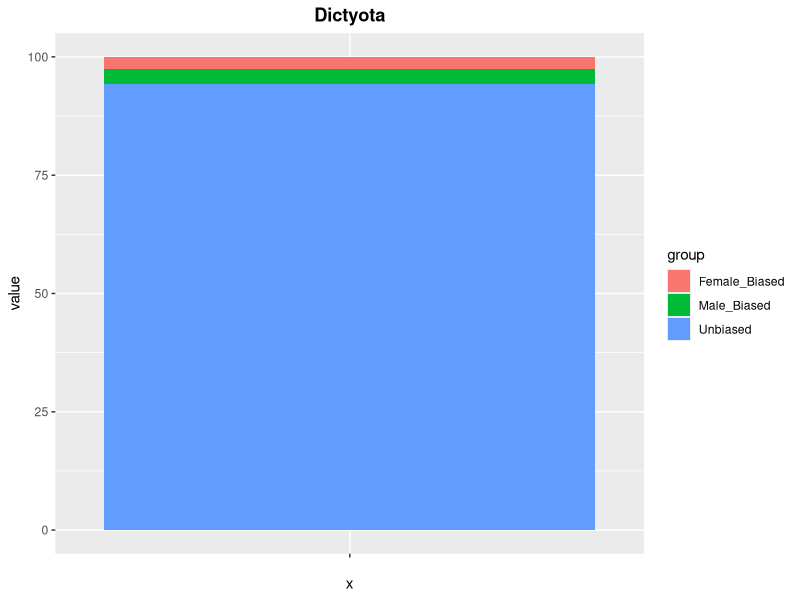
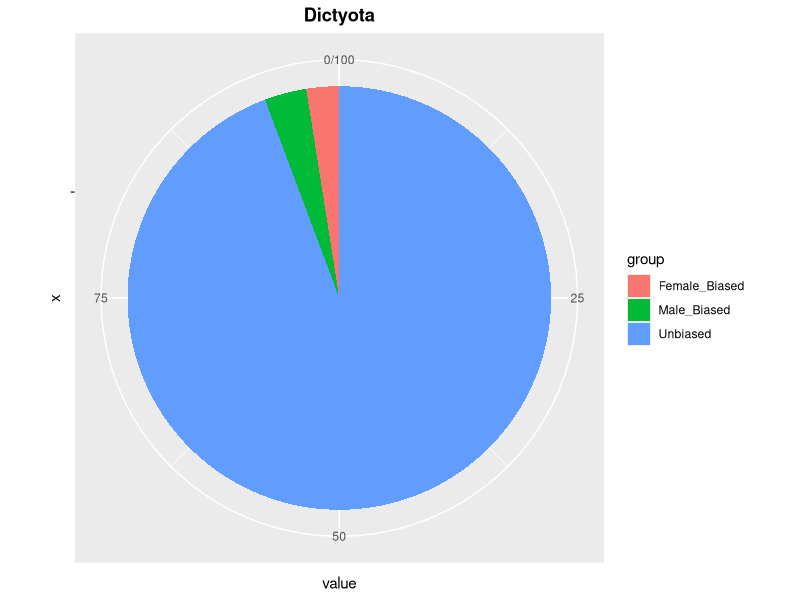

The R script that drew these images, in order: (Note: this script raises an error after producing the figures.)
library(ggplot2)

################################################################################
#############  ***Dictyota***  ##############

dictyota_pie_1 <- data.frame(
  group = c("Female_Biased", "Male_Biased", "Unbiased"),
  value = c(2.5,3.2,94.3))

# Barplot
bp_Dictyota<- ggplot(dictyota_pie_1, aes(x="", y=value, fill=group))+
  geom_bar(width = 1, stat = "identity") +
  ggtitle("Dictyota") +
  theme(plot.title = element_text(face="bold", hjust = 0.5))
bp_Dictyota

#create pie
pie_Dictyota <- bp_Dictyota + coord_polar("y", start=0)
pie_Dictyota

## Add FCs ######
dictyota_pie_2<- data.frame(
  group = c("FB-FC > 4", "FB-FC > 16", "MB-FC > 4", "MB-FC > 16","Unbiased"),
  value = c(1.71,0.86,2.34,1.25,94.3))

Barplot
bp_Dictyota2<- ggplot(dictyota_pie_2, aes(x="", y=value, fill=group))+
  geom_bar(width = 1, stat = "identity") +
  ggtitle("Dictyota") +
  theme(plot.title = element_text(face="bold", hjust = 0.5))
bp_Dictyota2

#create pie
pie_Dictyota2 <- bp_Dictyota2 + coord_polar("y", start=0)
pie_Dictyota2

################################################################################
############## ***Myriotrichia***  ############

Myrio_pie_1 <- data.frame(
  group = c("Female_Biased", "Male_Biased", "Unbiased"),
  value = c(9.0,5.4,86.1))

# Barplot
bp_Myrio<- ggplot(Myrio_pie_1, aes(x="", y=value, fill=group))+
  geom_bar(width = 1, stat = "identity") +
  ggtitle("Myriotrichia") +
  theme(plot.title = element_text(face="bold", hjust = 0.5))
bp_Myrio

#create pie
pie_Myrio <- bp_Myrio + coord_polar("y", start=0)
pie_Myrio

## Add FCs ######
Myrio_pie_2<- data.frame(
  group = c("FB-FC > 4", "FB-FC > 16", "MB-FC > 4", "MB-FC > 16","Unbiased"),
  value = c(5.3,2.7,3.2,1.6,86.1))

#Barplot
bp_Myrio2<- ggplot(Myrio_pie_2, aes(x="", y=value, fill=group))+
  geom_bar(width = 1, stat = "identity") +
  ggtitle("Myriotrichia") +
  theme(plot.title = element_text(face="bold", hjust = 0.5))

bp_Myrio2

#create pie
pie_Myrio2 <- bp_Myrio2 + coord_polar("y", start=0)
pie_Myrio2

################################################################################
############## ***Desmarestia***  ############

Desma_pie_1 <- data.frame(
  group = c("Female_Biased", "Male_Biased", "Unbiased"),
  value = c(8.7,14.1,77.1))

#Barplot
bp_Desma<- ggplot(Desma_pie_1, aes(x="", y=value, fill=group))+
  geom_bar(width = 1, stat = "identity") +
  ggtitle("Desmarestia") +
  theme(plot.title = element_text(face="bold", hjust = 0.5))
bp_Desma

#create pie
pie_Desma <- bp_Desma + coord_polar("y", start=0)
pie_Desma

## Add FCs ######
Desma_pie_2<- data.frame(
  group = c("FB-FC > 4", "FB-FC > 16", "MB-FC > 4", "MB-FC > 16","Unbiased"),
  value = c(2.3,0.6,3.7,1.1,77.1))

#Barplot
bp_Desma2<- ggplot(Desma_pie_2, aes(x="", y=value, fill=group))+
  geom_bar(width = 1, stat = "identity") +
  ggtitle("Desmarestia") +
  theme(plot.title = element_text(face="bold", hjust = 0.5))
bp_Desma2

#create pie
pie_Desma2 <- bp_Desma2 + coord_polar("y", start=0)
pie_Desma2

################################################################################
############## ***Sacchoriza***  ############

Saccho_pie_1 <- data.frame(
  group = c("Female_Biased", "Male_Biased", "Unbiased"),
  value = c(10.5,12.0,78.0))

#Barplot
bp_Saccho<- ggplot(Saccho_pie_1, aes(x="", y=value, fill=group))+
  geom_bar(width = 1, stat = "identity") +
  ggtitle("Sacchoriza") +
  theme(plot.title = element_text(face="bold", hjust = 0.5))
bp_Saccho

#create pie
pie_Saccho <- bp_Saccho + coord_polar("y", start=0)
pie_Saccho

## Add FCs ######
Saccho_pie_2<- data.frame(
  group = c("FB-FC > 4", "FB-FC > 16", "MB-FC > 4", "MB-FC > 16","Unbiased"),
  value = c(4.6,2.3,5.5,3.3,78))

#Barplot
bp_Saccho2<- ggplot(Saccho_pie_2, aes(x="", y=value, fill=group))+
  geom_bar(width = 1, stat = "identity") +
  ggtitle("Sacchoriza") +
  theme(plot.title = element_text(face="bold", hjust = 0.5))
bp_Saccho2

#create pie
pie_Saccho2 <- bp_Saccho2 + coord_polar("y", start=0)
pie_Saccho2
